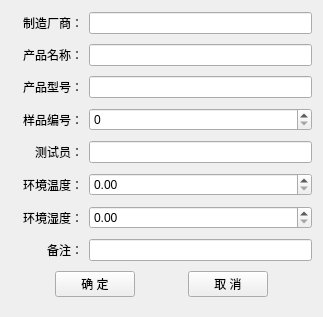
<?xml version="1.0" encoding="UTF-8"?>
<ui version="4.0">
 <class>HTestDataEditDialog</class>
 <widget class="QDialog" name="HTestDataEditDialog">
  <property name="geometry">
   <rect>
    <x>0</x>
    <y>0</y>
    <width>323</width>
    <height>317</height>
   </rect>
  </property>
  <property name="windowTitle">
   <string>Dialog</string>
  </property>
  <layout class="QGridLayout" name="gridLayout">
   <property name="verticalSpacing">
    <number>9</number>
   </property>
   <item row="4" column="0">
    <widget class="QLabel" name="label_06">
     <property name="minimumSize">
      <size>
       <width>72</width>
       <height>0</height>
      </size>
     </property>
     <property name="text">
      <string>测试员：</string>
     </property>
     <property name="alignment">
      <set>Qt::AlignRight|Qt::AlignTrailing|Qt::AlignVCenter</set>
     </property>
     <property name="buddy">
      <cstring>lineEdit_05</cstring>
     </property>
    </widget>
   </item>
   <item row="6" column="1">
    <widget class="QDoubleSpinBox" name="doubleSpinBox_02">
     <property name="minimumSize">
      <size>
       <width>90</width>
       <height>0</height>
      </size>
     </property>
    </widget>
   </item>
   <item row="1" column="1">
    <widget class="QLineEdit" name="lineEdit_02">
     <property name="minimumSize">
      <size>
       <width>90</width>
       <height>0</height>
      </size>
     </property>
     <property name="alignment">
      <set>Qt::AlignCenter</set>
     </property>
    </widget>
   </item>
   <item row="0" column="0">
    <widget class="QLabel" name="label_01">
     <property name="minimumSize">
      <size>
       <width>60</width>
       <height>0</height>
      </size>
     </property>
     <property name="text">
      <string>制造厂商：</string>
     </property>
     <property name="alignment">
      <set>Qt::AlignRight|Qt::AlignTrailing|Qt::AlignVCenter</set>
     </property>
     <property name="buddy">
      <cstring>lineEdit_01</cstring>
     </property>
    </widget>
   </item>
   <item row="1" column="0">
    <widget class="QLabel" name="label_02">
     <property name="minimumSize">
      <size>
       <width>60</width>
       <height>0</height>
      </size>
     </property>
     <property name="text">
      <string>产品名称：</string>
     </property>
     <property name="alignment">
      <set>Qt::AlignRight|Qt::AlignTrailing|Qt::AlignVCenter</set>
     </property>
     <property name="buddy">
      <cstring>lineEdit_02</cstring>
     </property>
    </widget>
   </item>
   <item row="2" column="1">
    <widget class="QLineEdit" name="lineEdit_03">
     <property name="minimumSize">
      <size>
       <width>90</width>
       <height>0</height>
      </size>
     </property>
     <property name="alignment">
      <set>Qt::AlignCenter</set>
     </property>
    </widget>
   </item>
   <item row="7" column="0">
    <widget class="QLabel" name="label_09">
     <property name="minimumSize">
      <size>
       <width>60</width>
       <height>0</height>
      </size>
     </property>
     <property name="text">
      <string>备注：</string>
     </property>
     <property name="alignment">
      <set>Qt::AlignRight|Qt::AlignTrailing|Qt::AlignVCenter</set>
     </property>
     <property name="buddy">
      <cstring>lineEdit_01</cstring>
     </property>
    </widget>
   </item>
   <item row="3" column="1">
    <widget class="QSpinBox" name="spinBox_01">
     <property name="minimumSize">
      <size>
       <width>90</width>
       <height>0</height>
      </size>
     </property>
    </widget>
   </item>
   <item row="3" column="0">
    <widget class="QLabel" name="label_04">
     <property name="minimumSize">
      <size>
       <width>72</width>
       <height>0</height>
      </size>
     </property>
     <property name="text">
      <string>样品编号：</string>
     </property>
     <property name="alignment">
      <set>Qt::AlignRight|Qt::AlignTrailing|Qt::AlignVCenter</set>
     </property>
     <property name="buddy">
      <cstring>spinBox_01</cstring>
     </property>
    </widget>
   </item>
   <item row="6" column="0">
    <widget class="QLabel" name="label_08">
     <property name="minimumSize">
      <size>
       <width>72</width>
       <height>0</height>
      </size>
     </property>
     <property name="text">
      <string>环境湿度：</string>
     </property>
     <property name="alignment">
      <set>Qt::AlignRight|Qt::AlignTrailing|Qt::AlignVCenter</set>
     </property>
     <property name="buddy">
      <cstring>doubleSpinBox_02</cstring>
     </property>
    </widget>
   </item>
   <item row="5" column="1">
    <widget class="QDoubleSpinBox" name="doubleSpinBox_01">
     <property name="minimumSize">
      <size>
       <width>90</width>
       <height>0</height>
      </size>
     </property>
    </widget>
   </item>
   <item row="7" column="1">
    <widget class="QLineEdit" name="lineEdit_06">
     <property name="minimumSize">
      <size>
       <width>90</width>
       <height>0</height>
      </size>
     </property>
     <property name="alignment">
      <set>Qt::AlignCenter</set>
     </property>
    </widget>
   </item>
   <item row="2" column="0">
    <widget class="QLabel" name="label_03">
     <property name="minimumSize">
      <size>
       <width>60</width>
       <height>0</height>
      </size>
     </property>
     <property name="text">
      <string>产品型号：</string>
     </property>
     <property name="alignment">
      <set>Qt::AlignRight|Qt::AlignTrailing|Qt::AlignVCenter</set>
     </property>
     <property name="buddy">
      <cstring>lineEdit_03</cstring>
     </property>
    </widget>
   </item>
   <item row="0" column="1">
    <widget class="QLineEdit" name="lineEdit_01">
     <property name="minimumSize">
      <size>
       <width>90</width>
       <height>0</height>
      </size>
     </property>
     <property name="alignment">
      <set>Qt::AlignCenter</set>
     </property>
    </widget>
   </item>
   <item row="5" column="0">
    <widget class="QLabel" name="label_07">
     <property name="minimumSize">
      <size>
       <width>72</width>
       <height>0</height>
      </size>
     </property>
     <property name="text">
      <string>环境温度：</string>
     </property>
     <property name="alignment">
      <set>Qt::AlignRight|Qt::AlignTrailing|Qt::AlignVCenter</set>
     </property>
     <property name="buddy">
      <cstring>doubleSpinBox_01</cstring>
     </property>
    </widget>
   </item>
   <item row="4" column="1">
    <widget class="QLineEdit" name="lineEdit_05">
     <property name="minimumSize">
      <size>
       <width>90</width>
       <height>0</height>
      </size>
     </property>
     <property name="alignment">
      <set>Qt::AlignCenter</set>
     </property>
    </widget>
   </item>
   <item row="8" column="0" colspan="2">
    <layout class="QHBoxLayout" name="horizontalLayout_3">
     <property name="spacing">
      <number>9</number>
     </property>
     <item>
      <spacer name="horizontalSpacer_21">
       <property name="orientation">
        <enum>Qt::Horizontal</enum>
       </property>
       <property name="sizeHint" stdset="0">
        <size>
         <width>20</width>
         <height>20</height>
        </size>
       </property>
      </spacer>
     </item>
     <item>
      <widget class="QPushButton" name="pushButton_01">
       <property name="text">
        <string>确 定</string>
       </property>
       <property name="autoDefault">
        <bool>false</bool>
       </property>
      </widget>
     </item>
     <item>
      <spacer name="horizontalSpacer_22">
       <property name="orientation">
        <enum>Qt::Horizontal</enum>
       </property>
       <property name="sizeHint" stdset="0">
        <size>
         <width>40</width>
         <height>20</height>
        </size>
       </property>
      </spacer>
     </item>
     <item>
      <widget class="QPushButton" name="pushButton_02">
       <property name="text">
        <string>取 消</string>
       </property>
       <property name="autoDefault">
        <bool>false</bool>
       </property>
      </widget>
     </item>
     <item>
      <spacer name="horizontalSpacer_29">
       <property name="orientation">
        <enum>Qt::Horizontal</enum>
       </property>
       <property name="sizeHint" stdset="0">
        <size>
         <width>20</width>
         <height>20</height>
        </size>
       </property>
      </spacer>
     </item>
    </layout>
   </item>
  </layout>
 </widget>
 <resources/>
 <connections>
  <connection>
   <sender>pushButton_01</sender>
   <signal>clicked()</signal>
   <receiver>HTestDataEditDialog</receiver>
   <slot>accept()</slot>
   <hints>
    <hint type="sourcelabel">
     <x>95</x>
     <y>288</y>
    </hint>
    <hint type="destinationlabel">
     <x>161</x>
     <y>158</y>
    </hint>
   </hints>
  </connection>
  <connection>
   <sender>pushButton_02</sender>
   <signal>clicked()</signal>
   <receiver>HTestDataEditDialog</receiver>
   <slot>reject()</slot>
   <hints>
    <hint type="sourcelabel">
     <x>228</x>
     <y>288</y>
    </hint>
    <hint type="destinationlabel">
     <x>161</x>
     <y>158</y>
    </hint>
   </hints>
  </connection>
 </connections>
</ui>
